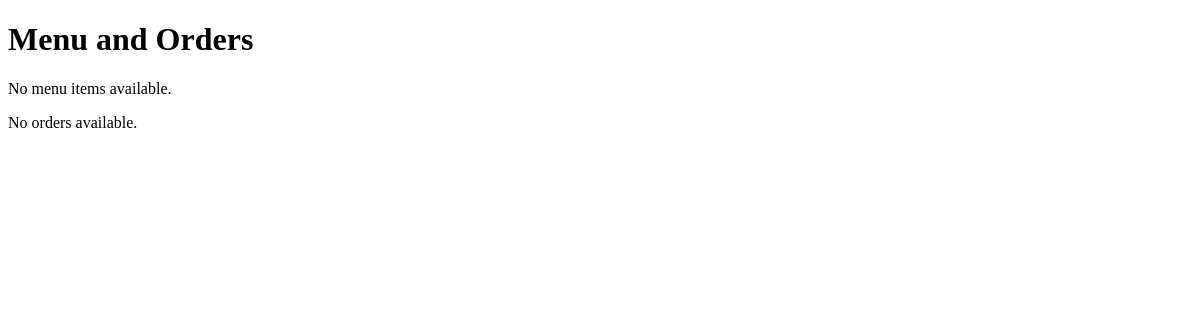
The app's page /, older data.
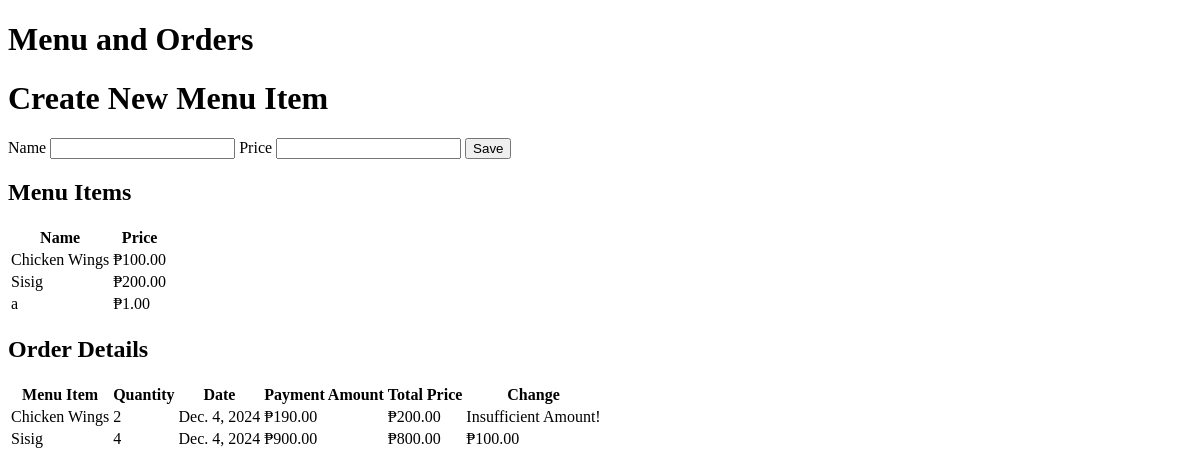
The same page, newer data.
### sales_list/models.py (models this page shows, shortened)
class MenuItem(models.Model):
    name = models.CharField(max_length=255)
    price = models.DecimalField(max_digits=10, decimal_places=2)

class OrderDetail(models.Model):
    quantity = models.PositiveIntegerField()
    date = models.DateField()
    payment_amount = models.DecimalField(max_digits=10, decimal_places=2)
    menu_item = models.ForeignKey(MenuItem, on_delete=models.CASCADE)
    order_summary = models
    def total_price(self):
        return self.menu_item.price * self.quantity
    def change(self):
        total_amount = self.menu_item.price * self.quantity
        change = self.payment_amount - total_amount
        if total_amount > self.payment_amount:
            return "Insufficient Amount!"
        elif self.payment_amount > total_amount:
            return f"₱{change}"

### sales_list/views.py (the view)
# urls.py: path('', sales.home, name='home'),
def home(request):
    if request.method == 'POST':
        form = MenuForm(request.POST or None)
        if form.is_valid():
            form.save()
    all_items = MenuItem.objects.all()
    all_order_items = OrderDetail.objects.all()
    context = {
        'all_items': all_items,
        'all_order_items': all_order_items,
    }
    return render(request, 'home.html', context)

### sales_list/templates/home.html (shortened to what this page needs)
{% extends 'base.html' %}
{% block content %}
<h1>Menu and Orders</h1>
{% if all_items %}
<h1>Create New Menu Item</h1>
<form method="POST">
    <label for="name">Name</label>
    <input type="text" name="name">
    <label for="price">Price</label>
    <input type="number" name="price">
    <button type="submit" class="btn btn-primary">Save</button>
</form>
<h2>Menu Items</h2>
<table class="table">
    <thead>
        <tr>
            <th>Name</th>
            <th>Price</th>
        </tr>
    </thead>
    <tbody>
        {% for item in all_items %}
        <tr>
            <td>{{ item.name }}</td>
            <td>₱{{ item.price }}</td>
        </tr>
        {% endfor %}
    </tbody>
</table>
{% else %}
<p>No menu items available.</p>
{% endif %}
{% if all_order_items %}
<h2>Order Details</h2>
<table class="table">
    <thead>
        <tr>
            <th>Menu Item</th>
            <th>Quantity</th>
            <th>Date</th>
            <th>Payment Amount</th>
            <th>Total Price</th>
            <th>Change</th>
        </tr>
    </thead>
    <tbody>
        {% for order in all_order_items %}
        <tr>
            <td>{{ order.menu_item.name }}</td>
            <td>{{ order.quantity }}</td>
            <td>{{ order.date }}</td>
            <td>₱{{ order.payment_amount }}</td>
            <td>₱{{ order.total_price }}</td>
            <td>{{ order.change }}</td>
        </tr>
        {% endfor %}
    </tbody>
</table>
{% else %}
<p>No orders available.</p>
{% endif %}
{% endblock %}

### sales_list/templates/base.html (shortened to what this page needs)
<!DOCTYPE html>
<html lang="en">
<head>
</head>
<body>
    <main>
        {% block content %}
        {% endblock %}
    </main>
</body>
</html>

Row changes from the older to the newer data that the page shows:
added MenuItem: name "Chicken Wings", price "100.00"
added MenuItem: name "Sisig", price "200.00"
added MenuItem: name "a", price "1.00"
added OrderDetail: menu_item.name "Chicken Wings", quantity "2", date "Dec. 4, 2024", payment_amount "190.00", total_price "200.00", change "Insufficient Amount!"
added OrderDetail: menu_item.name "Sisig", quantity "4", date "Dec. 4, 2024", payment_amount "900.00", total_price "800.00", change "₱100.00"
Text that changed along with them:
text no longer shown: "No menu items available. No orders available."
text now shown: "Create New Menu Item Name Price Save Menu Items Name Price Order Details Menu Item Quantity Date Payment Amount Total Price Change"
